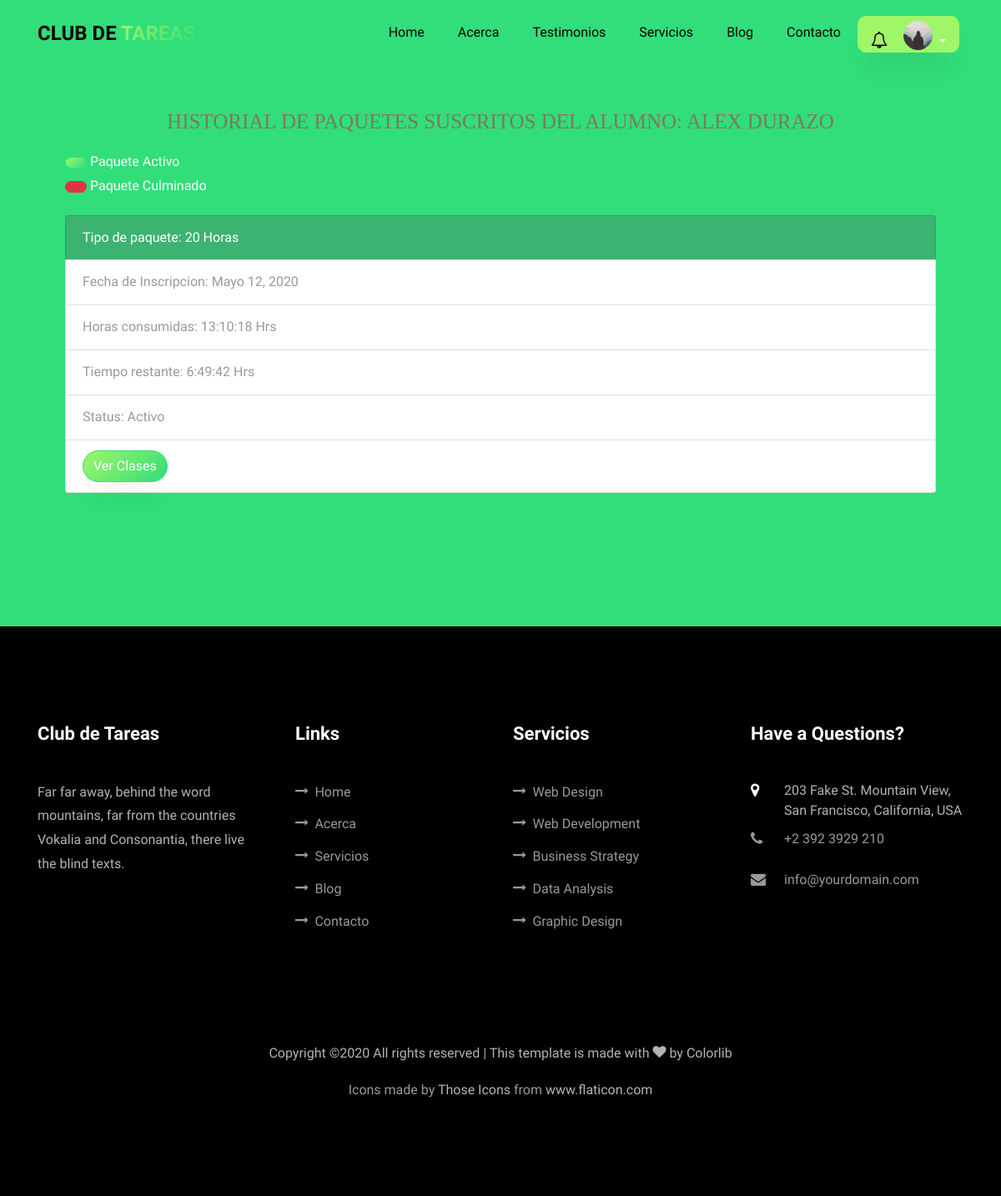
The page /paquetes/ (signed in) on the database its author committed.
### usuario/models.py (models this page shows, shortened)
class Usuario(AbstractBaseUser,PermissionsMixin):
    imagen       =  models.ImageField(default='default.jpg',upload_to='profile_pics')
    email        =  models.EmailField(max_length=60,blank=True)
    facebook     =  models.CharField(max_length=100,blank=True)
    username     =  models.CharField(max_length=30,unique=True)
    nombre       =  models.CharField(max_length=100)
    apellido     =  models.CharField(max_length=100)
    edad         =  models.IntegerField(blank=True,null=True)
    padecimientos = models.TextField(verbose_name="padecimientos",blank=True)
    asistencia = models.CharField(verbose_name="Días de asistencia",max_length=100,blank=True)
    enfoque = models.CharField(verbose_name="Area en la que guste que se enfocará la atención",max_length=100,blank=True)
    nombre_de_la_madre =  models.CharField(verbose_name="Nombre de la Madre",max_length=100,blank=True)
    edad_de_la_madre =  models.IntegerField(verbose_name="Edad",blank=True, null=True)
    ocupacion_de_la_madre = models.CharField(verbose_name="Ocupación",max_length=100,blank=True)
    numero_de_la_madre   =  models.IntegerField(verbose_name="Número de contacto",blank=True,null=True)
    nombre_del_padre =  models.CharField(verbose_name="Nombre del Padre",max_length=100,blank=True)
    edad_del_padre =  models.IntegerField(verbose_name="Edad",blank=True, null=True)
    ocupacion_del_padre = models.CharField(verbose_name="Ocupación",max_length=100,blank=True)
    numero_del_padre    =  models.IntegerField(verbose_name="Número de contacto",blank=True,null=True)
    fecha_nacimiento = models.DateField(verbose_name="Fecha de nacimiento",blank=True, null=True)
    escuela      =  models.CharField(verbose_name="Nombre de la escuela",max_length=100,blank=True)
    domicilio    =  models.CharField(verbose_name="Domicilio",max_length=150,blank=True)
    status_paquetes = models.BooleanField(verbose_name="¿Tiene Paquetes Activos?",default=False)
    '''
    NIVEL_STATUS = (
         ('k','Kinder'),
         ('p','Primaria'),
         ('s','Secundaria'),
         ('b','bachillerato'),
         ('u','universidad'))
    '''
    nivel_academico = models.CharField(max_length=500,blank=True,verbose_name='Nivel académico del alumno')
    date_joined  =  models.DateTimeField(verbose_name="Fecha de ingreso",auto_now_add=True)
    last_login   =  models.DateTimeField(verbose_name="Ultima fecha de Sesión",auto_now=True)
    is_admin     =  models.BooleanField(verbose_name="¿Es Administrador?",default=False)
    is_active    =  models.BooleanField(verbose_name="¿Esta Acivo?",default=True)
    is_staff     =  models.BooleanField(verbose_name="¿Es parte del Staff?",default=False)
    is_superuser =  models.BooleanField(verbose_name="¿Es Super Usuario?",default=False)
    grupo = models.OneToOneField(Group,on_delete=models.SET_NULL,null=True,blank=True)
    USERNAME_FIELD  = "username"
    REQUIRED_FIELDS = ["nombre","apellido"]
    objects = MyUsuarioManager()

### app/models.py (models this page shows, shortened)
class Paquete_Inscrito(models.Model):
     id = models.UUIDField(primary_key=True, default=uuid.uuid4, help_text="id del Paquete")
     usuario = models.ForeignKey(settings.AUTH_USER_MODEL,related_name="paquetes_inscritos",on_delete=models.CASCADE)
     fecha_de_inscripcion = models.DateField(null=True,blank=True)
     horas_consumidas =models.CharField(max_length=100,default="00:00:00 Hrs")
     horas_restantes= models.CharField(max_length=100,default="00:00:00 Hrs")
     tiempo_consumido = models.DurationField(default=datetime.timedelta(days=0,hours=0,minutes=0))
     tiempo_restante= models.DurationField(default=datetime.timedelta(days=0,hours=0,minutes=0))
     ESTADO_STATUS =(
     (True,'Activo'),
     (False,'Finalizado')
     )
     tipo_de_paquete = models.ForeignKey('Tipo_de_Paquete', on_delete=models.SET_NULL,help_text='Elige el tipo de paquete del alumno',null=True)
     status = models.BooleanField(default=True,choices=ESTADO_STATUS,help_text="Elige el estado del paquete")
     class Meta:
         verbose_name = ("Paquete Inscrito")
         verbose_name_plural = ("Paquetes Inscritos")
         ordering = ['usuario__nombre']

class Tipo_de_Paquete(models.Model):
    horas = models.IntegerField(default=1)
    class Meta:
        verbose_name = ("Tipo de Paquete")
        verbose_name_plural = ("Tipos de Paquetes")
    def __str__(self):
        return f'{self.horas} Horas'

### app/views.py (the view)
# urls.py: path('paquetes/',views.paquetes,name='paquetes'),
@login_required
def paquetes(request):
    context = {
    'student' : request.user,
    'paquetes': request.user.paquetes_inscritos.all()
    }
    return render(request,'app/paquetes.html',context)

### app/templates/app/paquetes.html (shortened to what this page needs)
{% extends 'main/base.html' %}
{% load static %}
{% block content %}
<section class="ftco-section notifications-fix-top" style="background:#31de79">
		<div class="container px-md-5">
				<p class="info-alumno ftco-animate" style="text-align: center;text-transform: uppercase; color: #7c795d; font-family: 'Trocchi', serif; font-size: 25px; font-weight: normal; line-height: 48px; margin: 0;padding: 10px;">
					Historial de  Paquetes suscritos del  Alumno: {{ student.nombre }} {{ student.apellido}}
				</p>
				<button type="button" class="btn btn-primary btn-circle">
				</button> <span style="color: white" class="ftco-animate">Paquete Activo</span><br>
				<button type="button" class="btn btn-danger btn-circle">
				</button>
				<span style="color:white" class="ftco-animate">Paquete Culminado</span>
				<div style="width: 100%;height:20px;"></div>
          {% if paquetes %}
					{% for paquete in paquetes %}
			           <ul class="list-group ftco-animate">
								 {% if paquete.status %}
								 <li class="list-group-item" style="background-color: #3cb371;color:white"> Tipo de paquete: {{ paquete.tipo_de_paquete }}</li>
								 {%else%}
								 <li class="list-group-item" style="background-color: #de2d29;color: white"> Tipo de paquete: {{ paquete.tipo_de_paquete }}</li>
								 {% endif%}
			           <li class="list-group-item"> Fecha de Inscripcion: {{ paquete.fecha_de_inscripcion }}</li>
								 <li class="list-group-item"> Horas consumidas: {{ paquete.horas_consumidas	}} </li>
								 <li class="list-group-item"> Tiempo restante: {{ paquete.horas_restantes }} </li>
								 {% if paquete.status%}
								 <li class="list-group-item">Status: Activo</li>
								 {% else %}
								 <li class="list-group-item" >Status: Culminado</li>
								 {% endif%}
								 <li class="list-group-item mb-5">
									 <a href="{% url 'app:clases' paquete_id=paquete.id %}">
							     <button type="button" class="btn btn-primary">Ver Clases </button>
							     </a>
								 </li>
								{% endfor %}
							</ul>
				{% else %}
				<ul class="list-group" style="padding-bottom: 20px">
							<li class="list-group-item">No hay Paquetes activos para el Usuario: {{ student.nombre }} {{ student.apellido }}</li>
				</ul>
				{% endif %}
		</div>
</section>
{% endblock content     %}

### templates/main/base.html (shortened to what this page needs)
{% load static %}
{% load notifications_tags %}
{% notifications_unread as unread_count %}
<!DOCTYPE html>
<html lang="es">
  <head>
    <link rel="stylesheet" href="{% static 'main/css/fonts.css'%}">
    <link rel="stylesheet" href="{% static 'main/css/open-iconic-bootstrap.min.css'%}">
    <link rel="stylesheet" href="{% static 'main/css/animate.css'%}">
    <link rel="stylesheet" href="{% static 'main/css/search.css'%}">
    <link rel="stylesheet" href="{% static 'main/css/owl.carousel.min.css'%}">
    <link rel="stylesheet" href="{% static 'main/css/owl.theme.default.min.css'%}">
    <link rel="stylesheet" href="{% static 'main/css/magnific-popup.css'%}">
    <link rel="stylesheet" href="{% static 'main/css/aos.css'%}">
    <link rel="stylesheet" href="{% static 'main/css/ionicons.min.css'%}">
    <link rel="stylesheet" href="{% static 'main/css/flaticon.css' %}">
    <link rel="stylesheet" href="{% static 'main/css/icomoon.css' %}">
    <link rel="stylesheet" href="{% static 'main/css/style.css' %}">
    <link rel="stylesheet" href="{% static 'main/css/fix.css' %}">
    <link rel='stylesheet' href="https://cdnjs.cloudflare.com/ajax/libs/fullcalendar/3.1.0/fullcalendar.min.css" />
  </head>
  <body  data-target=".site-navbar-target" data-offset="300">
  <nav class="navbar navbar-expand-lg navbar-dark ftco_navbar bg-dark ftco-navbar-light site-navbar-target" id="ftco-navbar">
	    <div class="container">
	      <a class="navbar-brand" href="{% url 'blog:home' %}">Club de <span>Tareas</span></a>
	      <div class="collapse navbar-collapse" id="ftco-nav">
	        <ul class="navbar-nav nav ml-auto" style="text-align:center">
	          <li class="nav-item"><a href="{% url 'blog:home' %}" class="nav-link"><span>Home</span></a></li>
	          <li class="nav-item"><a href="{% url 'blog:about' %}"  class="nav-link"><span>Acerca</span></a></li>
	          <li class="nav-item"><a href="{% url 'blog:testimony' %}"  class="nav-link"><span>Testimonios</span></a></li>
	          <li class="nav-item"><a href="{% url 'blog:services' %}" class="nav-link"><span>Servicios</span></a></li>
            <li class="nav-item"><a href="{% url 'blog:blog' %}" class="nav-link"><span>Blog</span></a></li>
            <li class="nav-item"><a href="{% url 'blog:contact' %}" class="nav-link"><span>Contacto</span></a></li>
          </ul>
          <ul class="nav navbar-nav navbar-right" style="text-align: right">
            {% if request.user.is_authenticated %}
            <div class="dropdown" style="padding-right:5px;margin:0;">
                    <a style="border-radius: 10px 10px 10px 10px !important;
                             -moz-border-radius: 10px 10px 10px 10px;
                             -webkit-border-radius: 10px 10px 10px 10px;padding-bottom:0; padding-top:0;padding-left:15px;padding-right:15px;"
                      class="btn btn-secondary dropdown-toggle" href="#" role="button" id="dropdownMenuLink" data-toggle="dropdown" aria-haspopup="true" aria-expanded="false">
                      <div style="display: inline-block;position: relative;margin-right:10px;">
                        <i class="fa fa-bell-o" style="font-size: 20px;color: black;"></i>
                      </div>
                          <div class="inset" style="margin-left: 5px;display: inline-block;">
                            <img src="{{ request.user.imagen.url }}">
                          </div>
                    </a>
              </div>
            {% else %}
              <li class="nav-item"><a href="{% url 'app:login' %}"  class="nav-link"><span>Login</span></a></li>
            </ul>
          {% endif %}
	      </div>
	    </div>
	  </nav>
    {% block content %}{% endblock %}
    <footer class="ftco-footer ftco-section">
      <div class="container">
        <div class="row mb-5">
          <div class="col-md">
            <div class="ftco-footer-widget mb-4">
              <h2 class="ftco-heading-2">Club de Tareas</h2>
              <p>Far far away, behind the word mountains, far from the countries Vokalia and Consonantia, there live the blind texts.</p>
              <ul class="ftco-footer-social list-unstyled float-md-left float-lft mt-5">
              </ul>
            </div>
          </div>
          <div class="col-md">
            <div class="ftco-footer-widget mb-4 ml-md-4">
              <h2 class="ftco-heading-2">Links</h2>
              <ul class="list-unstyled">
                <li><a href="{% url 'blog:home' %}" ><span class="icon-long-arrow-right mr-2"></span>Home</a></li>
                <li><a href="{% url 'blog:about' %}"><span class="icon-long-arrow-right mr-2"></span>Acerca</a></li>
                <li><a href="{% url 'blog:services' %}"><span class="icon-long-arrow-right mr-2"></span>Servicios</a></li>
                <li><a href="{% url 'blog:blog' %}"><span class="icon-long-arrow-right mr-2"></span>Blog</a></li>
                <li><a href="{% url 'blog:contact' %}"><span class="icon-long-arrow-right mr-2"></span>Contacto</a></li>
              </ul>
            </div>
          </div>
          <div class="col-md">
             <div class="ftco-footer-widget mb-4">
              <h2 class="ftco-heading-2">Servicios</h2>
              <ul class="list-unstyled">
                <li><a href="#"><span class="icon-long-arrow-right mr-2"></span>Web Design</a></li>
                <li><a href="#"><span class="icon-long-arrow-right mr-2"></span>Web Development</a></li>
                <li><a href="#"><span class="icon-long-arrow-right mr-2"></span>Business Strategy</a></li>
                <li><a href="#"><span class="icon-long-arrow-right mr-2"></span>Data Analysis</a></li>
                <li><a href="#"><span class="icon-long-arrow-right mr-2"></span>Graphic Design</a></li>
              </ul>
            </div>
          </div>
          <div class="col-md">
            <div class="ftco-footer-widget mb-4">
            	<h2 class="ftco-heading-2">Have a Questions?</h2>
            	<div class="block-23 mb-3">
	              <ul>
	                <li><span class="icon icon-map-marker"></span><span class="text">203 Fake St. Mountain View, San Francisco, California, USA</span></li>
	                <li><a href="#"><span class="icon icon-phone"></span><span class="text">+2 392 3929 210</span></a></li>
	                <li><a href="#"><span class="icon icon-envelope"></span><span class="text">info@yourdomain.com</span></a></li>
	              </ul>
	            </div>
            </div>
          </div>
        </div>
        <div class="row">
          <div class="col-md-12 text-center">
            <p>
  Copyright &copy;<script>document.write(new Date().getFullYear());</script> All rights reserved | This template is made with <i class="icon-heart color-danger" aria-hidden="true"></i> by <a href="https://colorlib.com" target="_blank">Colorlib</a>
  </p>
        Icons made by <a href="https://www.flaticon.com/authors/those-icons" title="Those Icons">Those Icons</a> from <a href="https://www.flaticon.com/" title="Flaticon"> www.flaticon.com</a>
          </div>
        </div>
      </div>
    </footer>
  </body>
</html>

### static/main/css/icomoon.css (style rules this page uses)
[class^="icon-"], [class*=" icon-"] { font-family: 'icomoon' !important; speak: none; font-style: normal; font-weight: normal; font-variant: normal; text-transform: none; line-height: 1; -webkit-font-smoothing: antialiased; -moz-osx-font-smoothing: grayscale; }
.icon-heart:before { content: "\f004"; }
.icon-map-marker:before { content: "\f041"; }
.icon-phone:before { content: "\f095"; }
.icon-envelope:before { content: "\f0e0"; }
.icon-long-arrow-right:before { content: "\f178"; }

### static/main/css/fix.css (style rules this page uses)
.inset { width: 35px; height: 35px; border-radius: 50%; background-color: transparent !important; z-index: 999; padding-top: 5px; }
.inset img { border-radius: inherit; width: inherit; height: inherit; display: block; position: relative; z-index: 998; }
p.info-alumno { color: white; }

### rows shown on the page
Usuario: user.imagen (placeholder picture), nombre "ALEX", apellido "DURAZO"
Paquete_Inscrito: tipo_de_paquete "20 Horas", fecha_de_inscripcion "Mayo 12, 2020", horas_consumidas "13:10:18 Hrs", horas_restantes "6:49:42 Hrs", status "Status: Activo"
